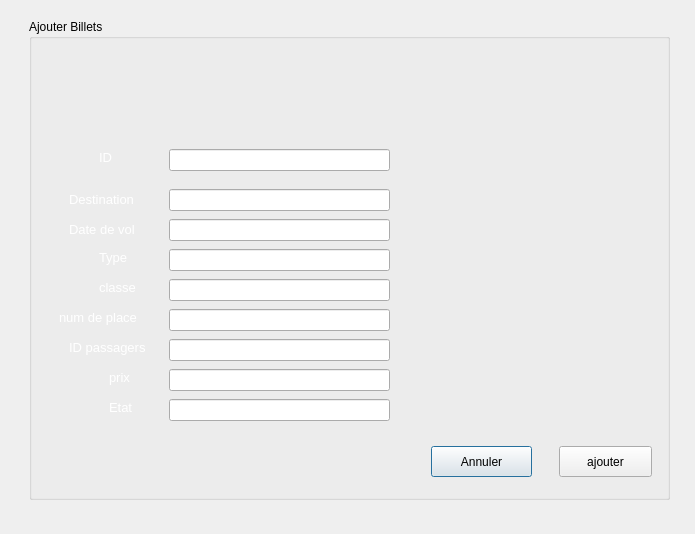
<?xml version="1.0" encoding="UTF-8"?>
<ui version="4.0">
 <class>Ajouter_billets</class>
 <widget class="QDialog" name="Ajouter_billets">
  <property name="geometry">
   <rect>
    <x>0</x>
    <y>0</y>
    <width>695</width>
    <height>534</height>
   </rect>
  </property>
  <property name="windowTitle">
   <string>Dialog</string>
  </property>
  <widget class="QGroupBox" name="groupBox">
   <property name="geometry">
    <rect>
     <x>29</x>
     <y>19</y>
     <width>641</width>
     <height>481</height>
    </rect>
   </property>
   <property name="title">
    <string>Ajouter Billets</string>
   </property>
   <widget class="QPushButton" name="annuler">
    <property name="geometry">
     <rect>
      <x>402</x>
      <y>427</y>
      <width>101</width>
      <height>31</height>
     </rect>
    </property>
    <property name="text">
     <string>Annuler</string>
    </property>
   </widget>
   <widget class="QLabel" name="label">
    <property name="geometry">
     <rect>
      <x>70</x>
      <y>130</y>
      <width>55</width>
      <height>16</height>
     </rect>
    </property>
    <property name="font">
     <font>
      <pointsize>10</pointsize>
     </font>
    </property>
    <property name="styleSheet">
     <string notr="true">color: rgb(255, 255, 255);</string>
    </property>
    <property name="text">
     <string>ID</string>
    </property>
   </widget>
   <widget class="QLabel" name="label_3">
    <property name="geometry">
     <rect>
      <x>40</x>
      <y>170</y>
      <width>91</width>
      <height>20</height>
     </rect>
    </property>
    <property name="font">
     <font>
      <pointsize>10</pointsize>
     </font>
    </property>
    <property name="styleSheet">
     <string notr="true">color: rgb(255, 255, 255);</string>
    </property>
    <property name="text">
     <string>Destination</string>
    </property>
   </widget>
   <widget class="QLabel" name="label_4">
    <property name="geometry">
     <rect>
      <x>40</x>
      <y>200</y>
      <width>91</width>
      <height>20</height>
     </rect>
    </property>
    <property name="font">
     <font>
      <pointsize>10</pointsize>
     </font>
    </property>
    <property name="styleSheet">
     <string notr="true">color: rgb(255, 255, 255);</string>
    </property>
    <property name="text">
     <string>Date de vol</string>
    </property>
   </widget>
   <widget class="QLabel" name="label_5">
    <property name="geometry">
     <rect>
      <x>70</x>
      <y>230</y>
      <width>55</width>
      <height>16</height>
     </rect>
    </property>
    <property name="font">
     <font>
      <pointsize>10</pointsize>
     </font>
    </property>
    <property name="styleSheet">
     <string notr="true">color: rgb(255, 255, 255);</string>
    </property>
    <property name="text">
     <string>Type</string>
    </property>
   </widget>
   <widget class="QLabel" name="label_6">
    <property name="geometry">
     <rect>
      <x>70</x>
      <y>260</y>
      <width>55</width>
      <height>16</height>
     </rect>
    </property>
    <property name="font">
     <font>
      <pointsize>10</pointsize>
     </font>
    </property>
    <property name="styleSheet">
     <string notr="true">color: rgb(255, 255, 255);</string>
    </property>
    <property name="text">
     <string>classe</string>
    </property>
   </widget>
   <widget class="QLabel" name="label_7">
    <property name="geometry">
     <rect>
      <x>30</x>
      <y>290</y>
      <width>101</width>
      <height>16</height>
     </rect>
    </property>
    <property name="font">
     <font>
      <pointsize>10</pointsize>
     </font>
    </property>
    <property name="styleSheet">
     <string notr="true">color: rgb(255, 255, 255);</string>
    </property>
    <property name="text">
     <string>num de place</string>
    </property>
   </widget>
   <widget class="QLabel" name="label_8">
    <property name="geometry">
     <rect>
      <x>40</x>
      <y>320</y>
      <width>91</width>
      <height>16</height>
     </rect>
    </property>
    <property name="font">
     <font>
      <pointsize>10</pointsize>
     </font>
    </property>
    <property name="styleSheet">
     <string notr="true">color: rgb(255, 255, 255);</string>
    </property>
    <property name="text">
     <string>ID passagers</string>
    </property>
   </widget>
   <widget class="QLabel" name="label_9">
    <property name="geometry">
     <rect>
      <x>80</x>
      <y>350</y>
      <width>55</width>
      <height>16</height>
     </rect>
    </property>
    <property name="font">
     <font>
      <pointsize>10</pointsize>
     </font>
    </property>
    <property name="styleSheet">
     <string notr="true">color: rgb(255, 255, 255);</string>
    </property>
    <property name="text">
     <string>prix</string>
    </property>
   </widget>
   <widget class="QLabel" name="label_10">
    <property name="geometry">
     <rect>
      <x>80</x>
      <y>380</y>
      <width>55</width>
      <height>16</height>
     </rect>
    </property>
    <property name="font">
     <font>
      <pointsize>10</pointsize>
     </font>
    </property>
    <property name="styleSheet">
     <string notr="true">color: rgb(255, 255, 255);</string>
    </property>
    <property name="text">
     <string>Etat</string>
    </property>
   </widget>
   <widget class="QLineEdit" name="lineEdit_id">
    <property name="geometry">
     <rect>
      <x>140</x>
      <y>130</y>
      <width>221</width>
      <height>22</height>
     </rect>
    </property>
   </widget>
   <widget class="QLineEdit" name="lineEdit_destination">
    <property name="geometry">
     <rect>
      <x>140</x>
      <y>170</y>
      <width>221</width>
      <height>22</height>
     </rect>
    </property>
   </widget>
   <widget class="QLineEdit" name="lineEdit_datevol">
    <property name="geometry">
     <rect>
      <x>140</x>
      <y>200</y>
      <width>221</width>
      <height>22</height>
     </rect>
    </property>
   </widget>
   <widget class="QLineEdit" name="lineEdit_type">
    <property name="geometry">
     <rect>
      <x>140</x>
      <y>230</y>
      <width>221</width>
      <height>22</height>
     </rect>
    </property>
   </widget>
   <widget class="QLineEdit" name="lineEdit_classe">
    <property name="geometry">
     <rect>
      <x>140</x>
      <y>260</y>
      <width>221</width>
      <height>22</height>
     </rect>
    </property>
   </widget>
   <widget class="QLineEdit" name="lineEdit_numplace">
    <property name="geometry">
     <rect>
      <x>140</x>
      <y>290</y>
      <width>221</width>
      <height>22</height>
     </rect>
    </property>
   </widget>
   <widget class="QLineEdit" name="lineEdit_idpassager">
    <property name="geometry">
     <rect>
      <x>140</x>
      <y>320</y>
      <width>221</width>
      <height>22</height>
     </rect>
    </property>
   </widget>
   <widget class="QLineEdit" name="lineEdit_prix">
    <property name="geometry">
     <rect>
      <x>140</x>
      <y>350</y>
      <width>221</width>
      <height>22</height>
     </rect>
    </property>
   </widget>
   <widget class="QLineEdit" name="lineEdit_10">
    <property name="geometry">
     <rect>
      <x>140</x>
      <y>380</y>
      <width>221</width>
      <height>22</height>
     </rect>
    </property>
   </widget>
   <widget class="QPushButton" name="ajouter">
    <property name="geometry">
     <rect>
      <x>530</x>
      <y>427</y>
      <width>93</width>
      <height>31</height>
     </rect>
    </property>
    <property name="text">
     <string>ajouter</string>
    </property>
   </widget>
   <widget class="QLabel" name="label_2">
    <property name="geometry">
     <rect>
      <x>-20</x>
      <y>-15</y>
      <width>695</width>
      <height>534</height>
     </rect>
    </property>
    <property name="text">
     <string/>
    </property>
   </widget>
   <zorder>label_2</zorder>
   <zorder>annuler</zorder>
   <zorder>label</zorder>
   <zorder>label_3</zorder>
   <zorder>label_4</zorder>
   <zorder>label_5</zorder>
   <zorder>label_6</zorder>
   <zorder>label_7</zorder>
   <zorder>label_8</zorder>
   <zorder>label_9</zorder>
   <zorder>label_10</zorder>
   <zorder>lineEdit_id</zorder>
   <zorder>lineEdit_destination</zorder>
   <zorder>lineEdit_datevol</zorder>
   <zorder>lineEdit_type</zorder>
   <zorder>lineEdit_classe</zorder>
   <zorder>lineEdit_numplace</zorder>
   <zorder>lineEdit_idpassager</zorder>
   <zorder>lineEdit_prix</zorder>
   <zorder>lineEdit_10</zorder>
   <zorder>ajouter</zorder>
  </widget>
 </widget>
 <resources/>
 <connections>
  <connection>
   <sender>annuler</sender>
   <signal>clicked()</signal>
   <receiver>Ajouter_billets</receiver>
   <slot>reject()</slot>
   <hints>
    <hint type="sourcelabel">
     <x>482</x>
     <y>462</y>
    </hint>
    <hint type="destinationlabel">
     <x>445</x>
     <y>511</y>
    </hint>
   </hints>
  </connection>
 </connections>
</ui>
